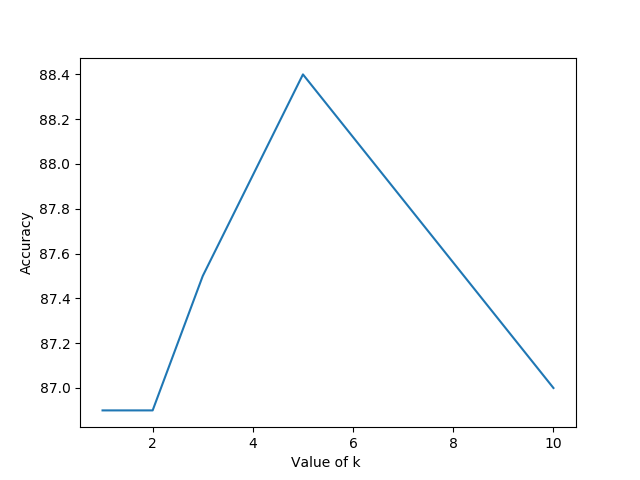

Reproduce this figure in Python.
#!/usr/bin/env python
# coding: utf-8



import numpy as np
from scipy.io import loadmat
import matplotlib.pyplot as plt

from collections import defaultdict, Counter

M = loadmat('MNIST_digit_data.mat')



images_train, images_test, labels_train, labels_test = M['images_train'], M['images_test'], M['labels_train'], M[
    'labels_test']

# just to make all random sequences on all computers the same.
np.random.seed(1)



inds = np.random.permutation(images_train.shape[0])
images_train = images_train[inds]
labels_train = labels_train[inds]
labels_train = [x[0] for x in labels_train]



inds = np.random.permutation(images_test.shape[0])
images_test = images_test[inds]
labels_test = labels_test[inds]
labels_test = [x[0] for x in labels_test]



# 2000 training data points are chosen and 1000 points from them are used as validation data.

train_images1 = images_train[0:2000, :]
train_labels1 = labels_train[0:2000]
train_images=train_images1[0:1000, :]
train_labels=train_labels1[0:1000]



validation_images = train_images1[1000:2000, :]
validation_labels = train_labels1[1000:2000]




def euclidean_distance(point_a, point_b):
    # Function finds the distance between two images at point a and point b

    return np.sqrt(np.sum((point_a - point_b) ** 2))



#Once the distances are obtained the MajorityPicking function picks the labels that are in majority




def find_majority(votes):
    # defaultdict is a dictionary that initializes values to zero if they don't exist
    counter = defaultdict(int)
    for label in votes:
        counter[label] += 1

    # Find out who was the majority.
    majority_count = max(counter.values())
    for key, value in counter.items():
        if value == majority_count:
            return key


#In the predict function we pick out the labels of images who are closest to the test data.
# k values determines how many of those least distances would be considered


def predict(k, train_images, train_labels, validation_image):
    distances = [(euclidean_distance(validation_image, image), label)
                 for (image, label) in zip(train_images, train_labels)]

    by_distances = sorted(distances, key=lambda distance: distance[0])

    k_labels = [label for (_, label) in by_distances[:k]]

    return find_majority(k_labels)



#The KNN function is used to tke the predictions and verfify with the test(validation) data if the predictions are correct.
#We also calculate the accuracy and the average accuracy of prediction for each digit.

def kNN(train_images, train_labels, validation_images, validation_labels, k):
    # Predicting and printing the accuracy
    i = 0
    total_correct = 0
    acc = [0, 0, 0, 0, 0, 0, 0, 0, 0, 0]
    for validation_image in validation_images:
        pred = predict(k, train_images, train_labels, validation_image)
        if pred == validation_labels[i]:
            total_correct += 1
            acc[validation_labels[i]] = acc[validation_labels[i]] + 1
        acc_av = (total_correct / (i + 1)) * 100
        i += 1

    # Finds individual label frequency
    test_labels_counter = Counter(validation_labels)
    # print(test_labels_counter)
    # Accuracy of individual labels
    acc = [round(x * 100 / test_labels_counter[indx], 2) for indx, x in enumerate(acc)]
    # print(acc)
    print(pred , acc , acc_av )
    return acc, acc_av



#Function to plot the accuarcy change with respect to different values of K when 1000 training and
# 1000 validation points are chosen

def plot_acc_for_k(train_images, train_labels, validation_images, validation_labels, k):

    y_acc=[]

    acc, acc_av = kNN(train_images, train_labels, validation_images, validation_labels, k)

    y_acc.append(acc_av)
    print(k , acc)

    return y_acc






import time

t0 = time.time()

# Searcing for K
k_array = [1, 2, 3, 5, 10]
#k_array=[1]
y_acc_array = []
for k in k_array:
    y_acc = plot_acc_for_k(images_train, train_labels, validation_images, validation_labels, k)
    print(k_array, y_acc)
    y_acc_array.append(y_acc)
plt.plot(k_array, y_acc_array)
#plt.legend(['k = 1', 'k = 2', 'k = 3', 'k = 5', 'k = 10'], loc='lower right')
plt.xlabel('Value of k ')
plt.ylabel('Accuracy')
plt.show()
t1 = time.time()

total = t1-t0
print(total)
